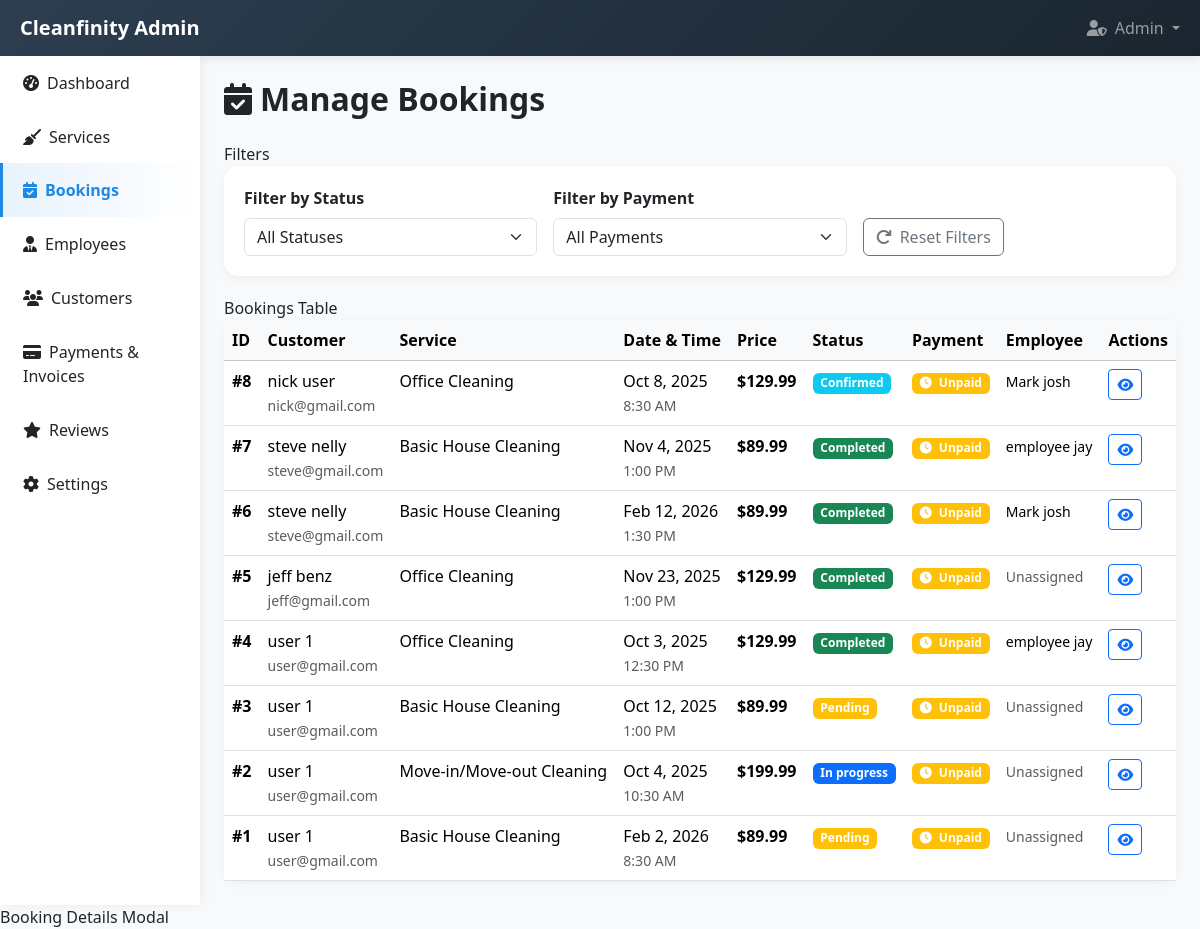
The app's page /admin/bookings.php (signed in) with its own data.
### tables this page shows
CREATE TABLE `bookings` (
  `id` int(11) NOT NULL,
  `customer_id` int(11) NOT NULL,
  `employee_id` int(11) DEFAULT NULL,
  `service_id` int(11) NOT NULL,
  `staff_id` int(11) DEFAULT NULL,
  `booking_date` date NOT NULL,
  `booking_time` time NOT NULL,
  `duration_minutes` int(11) NOT NULL,
  `total_price` decimal(10,2) NOT NULL,
  `status` enum('pending','confirmed','in_progress','completed','cancelled') DEFAULT 'pending',
  `notes` text DEFAULT NULL,
  `special_instructions` text DEFAULT NULL,
  `address` text NOT NULL,
  `created_at` timestamp NOT NULL DEFAULT current_timestamp(),
  `updated_at` timestamp NOT NULL DEFAULT current_timestamp() ON UPDATE current_timestamp(),
  `payment_method` enum('pay_now','pay_later') DEFAULT 'pay_later',
  `payment_status` enum('unpaid','paid','partially_paid') DEFAULT 'unpaid',
  `preferred_completion_date` date DEFAULT NULL,
  `booking_status` enum('pending','confirmed','completed','cancelled') DEFAULT 'pending'
);

CREATE TABLE `users` (
  `id` int(11) NOT NULL,
  `username` varchar(50) NOT NULL,
  `email` varchar(100) NOT NULL,
  `password` varchar(255) NOT NULL,
  `first_name` varchar(50) NOT NULL,
  `last_name` varchar(50) NOT NULL,
  `phone` varchar(20) DEFAULT NULL,
  `address` text DEFAULT NULL,
  `role` enum('customer','staff','admin') DEFAULT 'customer',
  `status` enum('active','inactive') DEFAULT 'active',
  `availability` enum('available','unavailable') DEFAULT 'available',
  `created_at` timestamp NOT NULL DEFAULT current_timestamp(),
  `updated_at` timestamp NOT NULL DEFAULT current_timestamp() ON UPDATE current_timestamp()
);

CREATE TABLE `services` (
  `id` int(11) NOT NULL,
  `name` varchar(100) NOT NULL,
  `description` text DEFAULT NULL,
  `price` decimal(10,2) NOT NULL,
  `duration` int(11) NOT NULL COMMENT 'Duration in minutes',
  `base_price` decimal(10,2) NOT NULL,
  `duration_minutes` int(11) NOT NULL,
  `category` varchar(50) DEFAULT NULL,
  `status` enum('active','inactive') DEFAULT 'active',
  `created_at` timestamp NOT NULL DEFAULT current_timestamp(),
  `image_url` varchar(500) DEFAULT NULL,
  `is_active` tinyint(1) DEFAULT 1
);

### admin/bookings.php (the view, shortened to what this page needs)
<?php
$database = new Database();
$db = $database->getConnection();
$status_filter = $_GET['status'] ?? 'all';
$payment_filter = $_GET['payment'] ?? 'all';
$query = "SELECT b.*,
          u.first_name as customer_first_name, u.last_name as customer_last_name,
          u.email as customer_email, u.phone as customer_phone,
          s.name as service_name, s.base_price,
          e.first_name as employee_first_name, e.last_name as employee_last_name,
          COALESCE(p.payment_status, 'unpaid') as payment_status,
          p.amount as payment_amount
          FROM bookings b
          JOIN users u ON b.customer_id = u.id
          JOIN services s ON b.service_id = s.id
          LEFT JOIN users e ON b.employee_id = e.id
          LEFT JOIN payments p ON b.id = p.booking_id
          WHERE 1=1";
$query .= " ORDER BY b.created_at DESC";
$stmt = $db->prepare($query);
$stmt->execute();
?>
<!DOCTYPE html>
<html lang="en">
<head>
    <link href="https://cdn.jsdelivr.net/npm/bootstrap@5.3.2/dist/css/bootstrap.min.css" rel="stylesheet">
    <link href="https://cdnjs.cloudflare.com/ajax/libs/font-awesome/6.5.0/css/all.min.css" rel="stylesheet">
</head>
<body>
    <?php include 'includes/navbar.php'; ?>
    <div class="container-fluid">
        <div class="row">
            <?php include 'includes/sidebar.php'; ?>
            <div class="col-md-10 p-4">
                <div class="d-flex justify-content-between align-items-center mb-4">
                    <h2 class="fw-bold mb-0"><i class="fas fa-calendar-check me-2"></i>Manage Bookings</h2>
                </div>
                 Filters
                <div class="filter-card">
                    <form method="GET" class="row g-3">
                        <div class="col-md-4">
                            <label class="form-label fw-semibold">Filter by Status</label>
                            <select name="status" class="form-select" onchange="this.form.submit()">
                                <option value="all" <?php echo $status_filter === 'all' ? 'selected' : ''; ?>>All Statuses</option>
                            </select>
                        </div>
                        <div class="col-md-4">
                            <label class="form-label fw-semibold">Filter by Payment</label>
                            <select name="payment" class="form-select" onchange="this.form.submit()">
                                <option value="all" <?php echo $payment_filter === 'all' ? 'selected' : ''; ?>>All Payments</option>
                            </select>
                        </div>
                        <div class="col-md-4 d-flex align-items-end">
                            <a href="bookings.php" class="btn btn-outline-secondary">
                                <i class="fas fa-redo me-2"></i>Reset Filters
                            </a>
                        </div>
                    </form>
                </div>
                 Bookings Table
                <div class="card table-card">
                    <div class="card-body p-0">
                        <div class="table-responsive">
                            <table class="table table-hover mb-0">
                                <thead class="table-light">
                                    <tr>
                                        <th>ID</th>
                                        <th>Customer</th>
                                        <th>Service</th>
                                        <th>Date & Time</th>
                                        <th>Price</th>
                                        <th>Status</th>
                                        <th>Payment</th>
                                        <th>Employee</th>
                                        <th>Actions</th>
                                    </tr>
                                </thead>
                                <tbody>
                                    <?php while ($row = $stmt->fetch(PDO::FETCH_ASSOC)): ?>
                                    <tr>
                                        <td class="fw-bold">#<?php echo $row['id']; ?></td>
                                        <td>
                                            <div><?php echo htmlspecialchars($row['customer_first_name'] . ' ' . $row['customer_last_name']); ?></div>
                                            <small class="text-muted"><?php echo htmlspecialchars($row['customer_email'] ?? 'N/A'); ?></small>
                                        </td>
                                        <td><?php echo htmlspecialchars($row['service_name']); ?></td>
                                        <td>
                                            <div><?php echo date('M j, Y', strtotime($row['booking_date'])); ?></div>
                                            <small class="text-muted"><?php echo date('g:i A', strtotime($row['booking_time'])); ?></small>
                                        </td>
                                        <td class="fw-bold">$<?php echo number_format($row['base_price'], 2); ?></td>
                                        <td>
                                            <span class="badge bg-<?php
                                                echo match($row['status']) {
                                                    'pending' => 'warning',
                                                    'confirmed' => 'info',
                                                    'in_progress' => 'primary',
                                                    'completed' => 'success',
                                                    'cancelled' => 'danger',
                                                    default => 'secondary'
                                                };
                                            ?>">
                                                <?php echo ucfirst(str_replace('_', ' ', $row['status'])); ?>
                                            </span>
                                        </td>
                                        <td>
                                            <span class="badge bg-<?php echo $row['payment_status'] === 'completed' ? 'success' : 'warning'; ?>">
                                                <i class="fas fa-<?php echo $row['payment_status'] === 'completed' ? 'check-circle' : 'clock'; ?> me-1"></i>
                                                <?php echo ucfirst($row['payment_status']); ?>
                                            </span>
                                        </td>
                                        <td>
                                            <?php if (isset($row['employee_first_name']) && $row['employee_first_name']): ?>
                                                <small><?php echo htmlspecialchars($row['employee_first_name'] . ' ' . ($row['employee_last_name'] ?? '')); ?></small>
                                            <?php else: ?>
                                                <span class="text-muted small">Unassigned</span>
                                            <?php endif; ?>
                                        </td>
                                        <td>
                                            <button class="btn btn-sm btn-outline-primary" onclick="viewBooking(<?php echo htmlspecialchars(json_encode($row)); ?>)">
                                                <i class="fas fa-eye"></i>
                                            </button>
                                        </td>
                                    </tr>
                                    <?php endwhile; ?>
                                </tbody>
                            </table>
                        </div>
                    </div>
                </div>
            </div>
        </div>
    </div>
     Booking Details Modal
</body>
</html>

### admin/includes/navbar.php (shortened to what this page needs)
<nav class="navbar navbar-expand-lg navbar-dark admin-navbar">
    <div class="container-fluid">
        <a class="navbar-brand fw-bold" href="dashboard.php">
            <i class="fas fa-sparkles me-2"></i>Cleanfinity Admin
        </a>
        <div class="collapse navbar-collapse" id="navbarNav">
            <ul class="navbar-nav ms-auto">
                <li class="nav-item dropdown">
                    <a class="nav-link dropdown-toggle" href="#" id="navbarDropdown" role="button" data-bs-toggle="dropdown">
                        <i class="fas fa-user-shield me-2"></i><?php echo htmlspecialchars($_SESSION['first_name']); ?>
                    </a>
                </li>
            </ul>
        </div>
    </div>
</nav>

### admin/includes/sidebar.php
<div class="col-md-2 p-0 sidebar">
    <div class="list-group list-group-flush">
        <a href="dashboard.php" class="list-group-item list-group-item-action <?php echo basename($_SERVER['PHP_SELF']) === 'dashboard.php' ? 'active' : ''; ?>">
            <i class="fas fa-tachometer-alt me-2"></i>Dashboard
        </a>
        <a href="services.php" class="list-group-item list-group-item-action <?php echo basename($_SERVER['PHP_SELF']) === 'services.php' ? 'active' : ''; ?>">
            <i class="fas fa-broom me-2"></i>Services
        </a>
        <a href="bookings.php" class="list-group-item list-group-item-action <?php echo basename($_SERVER['PHP_SELF']) === 'bookings.php' ? 'active' : ''; ?>">
            <i class="fas fa-calendar-check me-2"></i>Bookings
        </a>
        <a href="employees.php" class="list-group-item list-group-item-action <?php echo basename($_SERVER['PHP_SELF']) === 'employees.php' ? 'active' : ''; ?>">
            <i class="fas fa-user-tie me-2"></i>Employees
        </a>
        <a href="customers.php" class="list-group-item list-group-item-action <?php echo basename($_SERVER['PHP_SELF']) === 'customers.php' ? 'active' : ''; ?>">
            <i class="fas fa-users me-2"></i>Customers
        </a>
        <a href="payments.php" class="list-group-item list-group-item-action <?php echo basename($_SERVER['PHP_SELF']) === 'payments.php' ? 'active' : ''; ?>">
            <i class="fas fa-credit-card me-2"></i>Payments & Invoices
        </a>
        <a href="reviews.php" class="list-group-item list-group-item-action <?php echo basename($_SERVER['PHP_SELF']) === 'reviews.php' ? 'active' : ''; ?>">
            <i class="fas fa-star me-2"></i>Reviews
        </a>
        <a href="settings.php" class="list-group-item list-group-item-action <?php echo basename($_SERVER['PHP_SELF']) === 'settings.php' ? 'active' : ''; ?>">
            <i class="fas fa-cog me-2"></i>Settings
        </a>
    </div>
</div>

### admin/bookings.php (style rules this page uses)
:root { --primary-green: #43A047; --primary-blue: #1E88E5; --admin-dark: #2c3e50; --admin-darker: #1a252f; }
body { background-color: #f8f9fa; }
.admin-navbar { background: linear-gradient(135deg, var(--admin-dark) 0%, var(--admin-darker) 100%); box-shadow: 0 2px 10px rgba(0,0,0,0.1); }
.sidebar { background: white; min-height: calc(100vh - 56px); box-shadow: 2px 0 10px rgba(0,0,0,0.05); }
.sidebar .list-group-item { border: none; border-left: 3px solid transparent; transition: all 0.3s ease; padding: 15px 20px; }
.sidebar .list-group-item.active { background: linear-gradient(90deg, rgba(30, 136, 229, 0.1) 0%, transparent 100%); color: var(--primary-blue); border-left-color: var(--primary-blue); font-weight: 600; }
.table-card { border: none; border-radius: 15px; box-shadow: 0 2px 10px rgba(0,0,0,0.05); }
.filter-card { background: white; border-radius: 15px; padding: 20px; box-shadow: 0 2px 10px rgba(0,0,0,0.05); margin-bottom: 20px; }

### records on screen
bookings: id "8", customer.last_name "nick user", customer.email "nick@gmail.com", service.name "Office Cleaning", booking_date "Oct 8, 2025", booking_time "8:30 AM", service.base_price "129.99", status "Confirmed", payment_status "Unpaid", employee.last_name "Mark josh"
bookings: id "7", customer.last_name "steve nelly", customer.email "steve@gmail.com", service.name "Basic House Cleaning", booking_date "Nov 4, 2025", booking_time "1:00 PM", service.base_price "89.99", status "Completed", payment_status "Unpaid", employee.last_name "employee jay"
bookings: id "6", customer.last_name "steve nelly", customer.email "steve@gmail.com", service.name "Basic House Cleaning", booking_date "Feb 12, 2026", booking_time "1:30 PM", service.base_price "89.99", status "Completed", payment_status "Unpaid", employee.last_name "Mark josh"
bookings: id "5", customer.last_name "jeff benz", customer.email "jeff@gmail.com", service.name "Office Cleaning", booking_date "Nov 23, 2025", booking_time "1:00 PM", service.base_price "129.99", status "Completed", payment_status "Unpaid", shows "Unassigned"
bookings: id "4", customer.last_name "user 1", customer.email "user@gmail.com", service.name "Office Cleaning", booking_date "Oct 3, 2025", booking_time "12:30 PM", service.base_price "129.99", status "Completed", payment_status "Unpaid", employee.last_name "employee jay"
bookings: id "3", customer.last_name "user 1", customer.email "user@gmail.com", service.name "Basic House Cleaning", booking_date "Oct 12, 2025", booking_time "1:00 PM", service.base_price "89.99", status "Pending", payment_status "Unpaid", shows "Unassigned"
bookings: id "2", customer.last_name "user 1", customer.email "user@gmail.com", service.name "Move-in/Move-out Cleaning", booking_date "Oct 4, 2025", booking_time "10:30 AM", service.base_price "199.99", status "In progress", payment_status "Unpaid", shows "Unassigned"
bookings: id "1", customer.last_name "user 1", customer.email "user@gmail.com", service.name "Basic House Cleaning", booking_date "Feb 2, 2026", booking_time "8:30 AM", service.base_price "89.99", status "Pending", payment_status "Unpaid", shows "Unassigned"

### other values on screen
$_SESSION['first_name'] "Admin"
